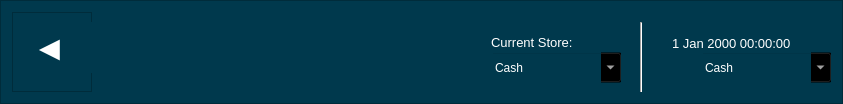
     <widget class="QFrame" name="navbar">
      <property name="minimumSize">
       <size>
        <width>0</width>
        <height>100</height>
       </size>
      </property>
      <property name="styleSheet">
       <string notr="true">background-color: #00394D;</string>
      </property>
      <property name="frameShape">
       <enum>QFrame::StyledPanel</enum>
      </property>
      <property name="frameShadow">
       <enum>QFrame::Raised</enum>
      </property>
      <layout class="QGridLayout" name="gridLayout_2">
       <item row="0" column="0">
        <widget class="QFrame" name="back">
         <property name="minimumSize">
          <size>
           <width>80</width>
           <height>80</height>
          </size>
         </property>
         <property name="frameShape">
          <enum>QFrame::StyledPanel</enum>
         </property>
         <property name="frameShadow">
          <enum>QFrame::Raised</enum>
         </property>
         <widget class="QLabel" name="label">
          <property name="geometry">
           <rect>
            <x>20</x>
            <y>10</y>
            <width>61</width>
            <height>51</height>
           </rect>
          </property>
          <property name="font">
           <font>
            <pointsize>26</pointsize>
           </font>
          </property>
          <property name="cursor">
           <cursorShape>PointingHandCursor</cursorShape>
          </property>
          <property name="styleSheet">
           <string notr="true">color: rgb(255, 255, 255);</string>
          </property>
          <property name="text">
           <string>◄</string>
          </property>
         </widget>
        </widget>
       </item>
       <item row="0" column="1">
        <spacer name="horizontalSpacer_2">
         <property name="orientation">
          <enum>Qt::Horizontal</enum>
         </property>
         <property name="sizeHint" stdset="0">
          <size>
           <width>383</width>
           <height>20</height>
          </size>
         </property>
        </spacer>
       </item>
       <item row="0" column="2">
        <widget class="QFrame" name="frame_2">
         <property name="minimumSize">
          <size>
           <width>350</width>
           <height>80</height>
          </size>
         </property>
         <property name="maximumSize">
          <size>
           <width>350</width>
           <height>200</height>
          </size>
         </property>
         <property name="styleSheet">
          <string notr="true">background-color: transparent;
color: rgb(255, 255, 255);</string>
         </property>
         <property name="frameShape">
          <enum>QFrame::StyledPanel</enum>
         </property>
         <property name="frameShadow">
          <enum>QFrame::Raised</enum>
         </property>
         <widget class="QLabel" name="label_2">
          <property name="geometry">
           <rect>
            <x>10</x>
            <y>20</y>
            <width>121</width>
            <height>21</height>
           </rect>
          </property>
          <property name="font">
           <font>
            <pointsize>10</pointsize>
           </font>
          </property>
          <property name="text">
           <string>Current Store:</string>
          </property>
         </widget>
         <widget class="QDateTimeEdit" name="date">
          <property name="geometry">
           <rect>
            <x>170</x>
            <y>20</y>
            <width>161</width>
            <height>22</height>
           </rect>
          </property>
          <property name="font">
           <font>
            <pointsize>10</pointsize>
           </font>
          </property>
          <property name="toolTip">
           <string>Today's Date</string>
          </property>
          <property name="layoutDirection">
           <enum>Qt::LeftToRight</enum>
          </property>
          <property name="wrapping">
           <bool>false</bool>
          </property>
          <property name="frame">
           <bool>false</bool>
          </property>
          <property name="alignment">
           <set>Qt::AlignCenter</set>
          </property>
          <property name="readOnly">
           <bool>true</bool>
          </property>
          <property name="buttonSymbols">
           <enum>QAbstractSpinBox::NoButtons</enum>
          </property>
          <property name="accelerated">
           <bool>true</bool>
          </property>
          <property name="correctionMode">
           <enum>QAbstractSpinBox::CorrectToNearestValue</enum>
          </property>
          <property name="showGroupSeparator" stdset="0">
           <bool>true</bool>
          </property>
          <property name="currentSection">
           <enum>QDateTimeEdit::DaySection</enum>
          </property>
          <property name="calendarPopup">
           <bool>false</bool>
          </property>
         </widget>
         <widget class="Line" name="line">
          <property name="geometry">
           <rect>
            <x>150</x>
            <y>10</y>
            <width>21</width>
            <height>91</height>
           </rect>
          </property>
          <property name="styleSheet">
           <string notr="true">background-color: none;</string>
          </property>
          <property name="orientation">
           <enum>Qt::Vertical</enum>
          </property>
         </widget>
         <widget class="QComboBox" name="comboBox_6">
          <property name="geometry">
           <rect>
            <x>10</x>
            <y>40</y>
            <width>131</width>
            <height>31</height>
           </rect>
          </property>
          <property name="minimumSize">
           <size>
            <width>23</width>
            <height>31</height>
           </size>
          </property>
          <property name="maximumSize">
           <size>
            <width>16777215</width>
            <height>35</height>
           </size>
          </property>
          <property name="editable">
           <bool>true</bool>
          </property>
          <item>
           <property name="text">
            <string>Cash</string>
           </property>
          </item>
          <item>
           <property name="text">
            <string>Main Store</string>
           </property>
          </item>
          <item>
           <property name="text">
            <string>Store2</string>
           </property>
          </item>
         </widget>
         <widget class="QComboBox" name="comboBox_7">
          <property name="geometry">
           <rect>
            <x>220</x>
            <y>40</y>
            <width>131</width>
            <height>31</height>
           </rect>
          </property>
          <property name="minimumSize">
           <size>
            <width>23</width>
            <height>31</height>
           </size>
          </property>
          <property name="maximumSize">
           <size>
            <width>16777215</width>
            <height>35</height>
           </size>
          </property>
          <property name="editable">
           <bool>true</bool>
          </property>
          <item>
           <property name="text">
            <string>Cash</string>
           </property>
          </item>
          <item>
           <property name="text">
            <string>Main Store</string>
           </property>
          </item>
          <item>
           <property name="text">
            <string>Store2</string>
           </property>
          </item>
         </widget>
        </widget>
       </item>
      </layout>
     </widget>
